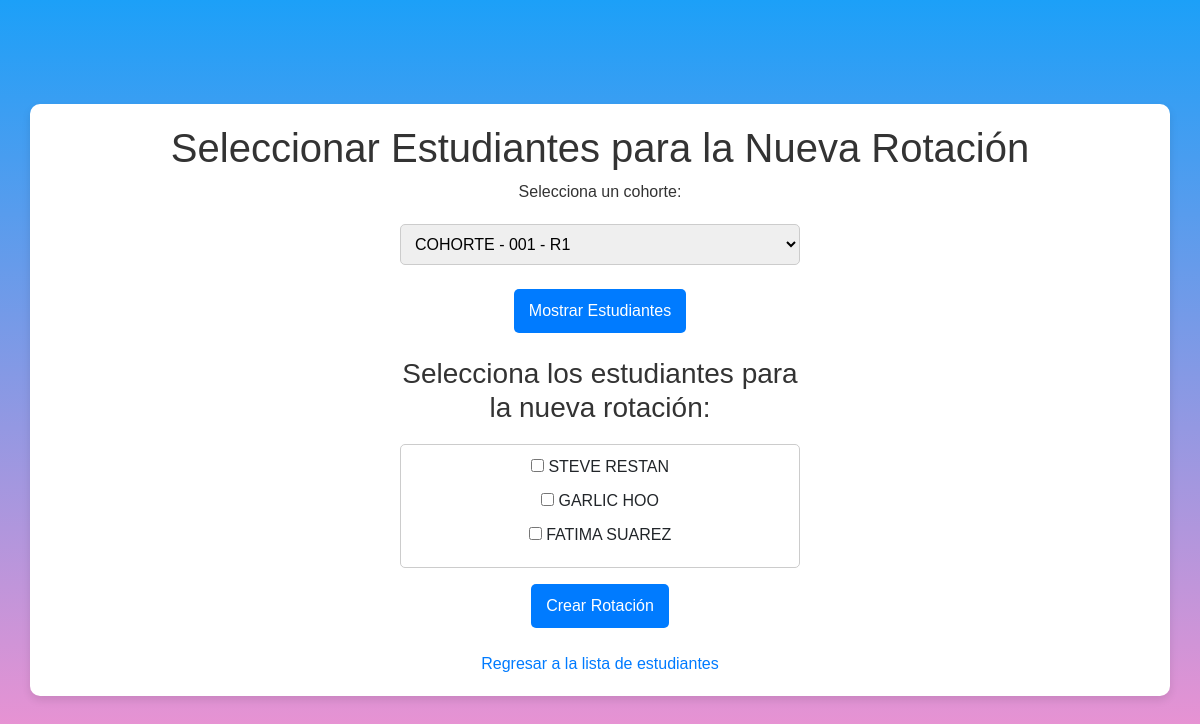
The page /select_rotation_students?cohort_id=1 (signed in) on the database its author committed.
### models.py (models this page shows, shortened)
class BaseModel(db.Model):
    __abstract__ = True
    created_at = db.Column(db.DateTime, default=current_time_in_bogota)
    updated_at = db.Column(
        db.DateTime, default=current_time_in_bogota, onupdate=current_time_in_bogota
    )
    created_by = db.Column(db.String(50), nullable=True)
    modified_by = db.Column(db.String(50), nullable=True)

class Student(BaseModel):
    __tablename__ = "student"
    id = db.Column(db.Integer, primary_key=True)
    identification = db.Column(db.String(20), nullable=False, unique=True)
    tipo_identificacion = db.Column(db.String(2), nullable=False)  # Nuevo campo
    full_name = db.Column(db.String(50), nullable=False)
    sexo = db.Column(db.String(10), nullable=False)  # New field
    telefono = db.Column(db.String(20), nullable=True)  # New field
    direccion_residencia = db.Column(db.String(255), nullable=True)  # New field
    is_active = db.Column(db.Boolean, default=True)
    universidad_id = db.Column(
        db.Integer, db.ForeignKey("universidad.id"), nullable=True
    )
    especializacion_id = db.Column(db.Integer, db.ForeignKey("especializacion.id"), nullable=True)
    universidad = db.relationship("Universidad", back_populates="students")
    cohort_id = db.Column(db.Integer, db.ForeignKey("cohort.id"), nullable=False)
    cohort = db.relationship("Cohort", back_populates="students")
    grades = db.relationship(
        "Grade", back_populates="student", cascade="all, delete-orphan"
    )
    especializacion = db.relationship("Especializacion", back_populates="students")

### app.py (the view, shortened to what this page needs)
@app.route("/select_rotation_students", methods=["GET", "POST"])
@login_required
def select_rotation_students():
    cohorts = Cohort.query.filter_by(teacher_id=current_user.id).all()
    cohort_id = request.args.get("cohort_id")
    students = []
    if cohort_id:
        students = Student.query.filter_by(cohort_id=cohort_id).all()
    return render_template("select_rotation_students.html", cohorts=cohorts, students=students, cohort_id=cohort_id)

### app.py (called while the page is built)
@login_manager.user_loader
def load_user(user_id):
    return User.query.get(int(user_id))

### templates/select_rotation_students.html (shortened to what this page needs)
<!DOCTYPE html>
<html lang="es">
<head>
    <link rel="stylesheet" href="{{ url_for('static', filename='css/bootstrap.min.css') }}">
</head>
<body>
    <div class="container">
        <h1>Seleccionar Estudiantes para la Nueva Rotación</h1>
        <form method="get" action="{{ url_for('select_rotation_students') }}">
            <label for="cohort_selection">Selecciona un cohorte:</label>
            <select name="cohort_id" id="cohort_selection">
                {% for cohort in cohorts %}
                <option value="{{ cohort.id }}">{{ cohort.name }}</option>
                {% endfor %}
            </select>
            <br><br>
            <input type="submit" value="Mostrar Estudiantes">
        </form>
        <br>
        {% if students %}
        <form method="post">
            <h3>Selecciona los estudiantes para la nueva rotación:</h3>
            <ul>
                {% for student in students %}
                <li>
                    <input type="checkbox" name="student_selection" value="{{ student.id }}">
                    {{ student.full_name }}
                </li>
                {% endfor %}
            </ul>
            <input type="submit" value="Crear Rotación">
        </form>
        {% endif %}
        <br>
        <a href="{{ url_for('view_students') }}">Regresar a la lista de estudiantes</a>
    </div>
</body>
</html>

### templates/select_rotation_students.html (style rules this page uses)
body { background: linear-gradient(to bottom, #1ca0f8, #fc91cf); font-family: Arial, sans-serif; margin: 0; padding: 0; display: flex; flex-direction: column; align-items: center; justify-content: center; min-height: 100vh; }
.container { background-color: white; padding: 20px; border-radius: 10px; box-shadow: 0 4px 8px rgba(0, 0, 0, 0.1); text-align: center; }
h1 { color: #333; }
label, h3 { color: #333; margin-bottom: 20px; }
form { max-width: 400px; margin-left: auto; margin-right: auto; }
select, ul { width: 100%; padding: 10px; border: 1px solid #ccc; border-radius: 5px; }
li { list-style-type: none; margin-bottom: 10px; }
input[type="submit"] { background-color: #007BFF; color: white; padding: 10px 15px; border-radius: 5px; border: none; cursor: pointer; }
a { color: #007BFF; text-decoration: none; }

### rows shown on the page
Student: full_name "STEVE RESTAN"
Student: full_name "GARLIC HOO"
Student: full_name "FATIMA SUAREZ"

### other values the page prints
form field cohort_id "COHORTE - 001 - R1"
